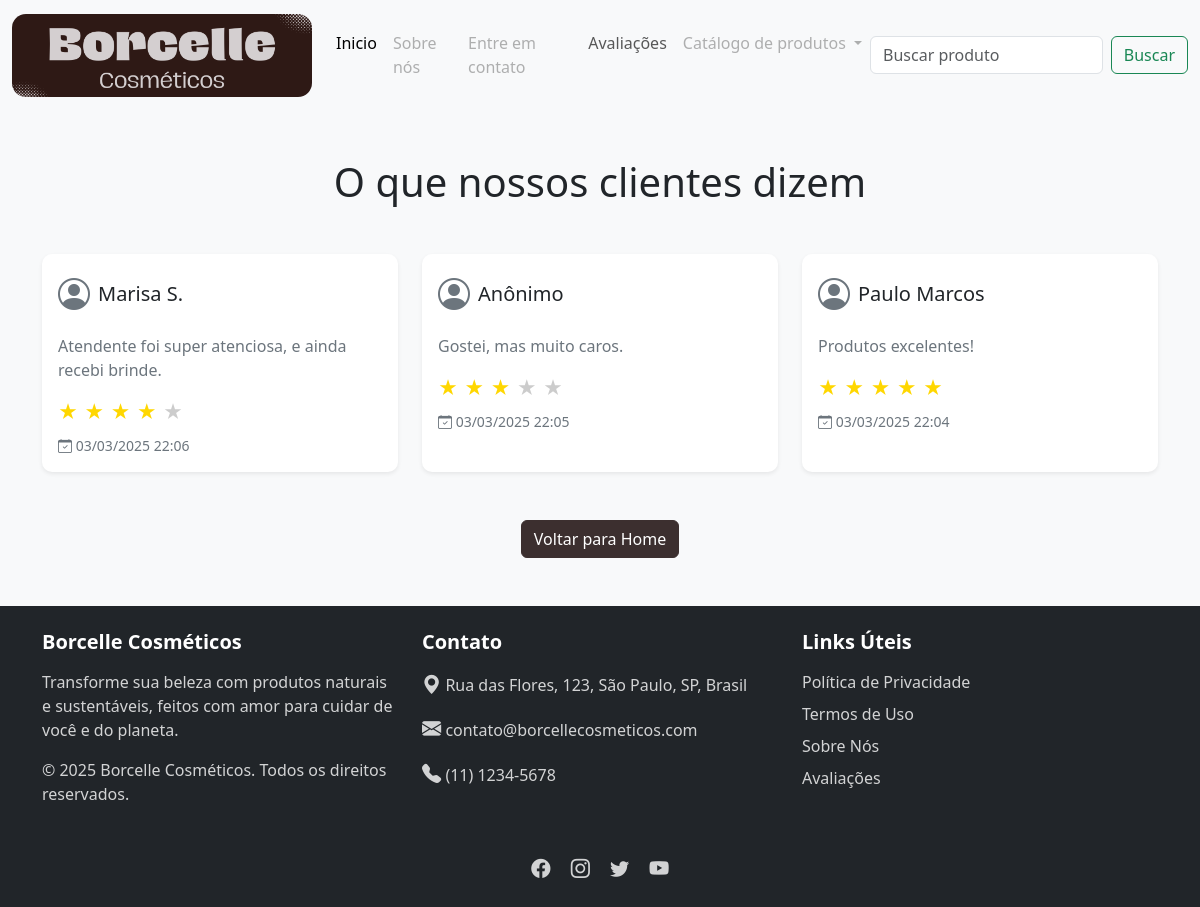
The app's page /reviews/ with its own data.
### app/models.py (models this page shows)
class Review(models.Model):
    id = models.AutoField(primary_key=True)
    name = models.TextField(max_length=100, null=True, blank=True)
    reviewText = models.TextField(max_length=500)
    stars = models.IntegerField()
    date = models.DateTimeField(auto_now_add=True)

### app/views.py (the view)
# urls.py: path('reviews/', views.reviews, name='reviews'),
def reviews(request):
    reviews = Review.objects.all().order_by('-date')
    return render(request, 'pages/reviews.html', {'reviews': reviews})

### app/templates/pages/reviews.html (shortened to what this page needs)
{% load static %}
<!DOCTYPE html>
<html lang="pt-BR">
<head>
    <link href="https://cdn.jsdelivr.net/npm/bootstrap@5.3.0/dist/css/bootstrap.min.css" rel="stylesheet">
    <link rel="stylesheet" href="https://cdn.jsdelivr.net/npm/bootstrap-icons@1.10.5/font/bootstrap-icons.css">
</head>
<body class="bg-light">
    <nav class="navbar navbar-expand-lg bg-body-tertiary">
        <div class="container-fluid">
            <a class="navbar-brand" href="{% url 'home' %}">
                <img src="{% static 'images/borcelle-logo.png' %}" alt="logo-borcelle" width="300"
                    style="border-radius: 14px;" class="d-inline-block align-text-top">
            </a>
            <div class="collapse navbar-collapse" id="navbarSupportedContent">
                <ul class="navbar-nav me-auto mb-2 mb-lg-0">
                    <li class="nav-item">
                        <a class="nav-link active" aria-current="page" href="{% url 'home' %}">Inicio</a>
                    </li>
                    <li class="nav-item">
                        <a class="nav-link disabled" href="#">Sobre nós</a>
                    </li>
                    <li class="nav-item">
                        <a class="nav-link disabled" href="#">Entre em contato</a>
                    </li>
                    <li class="nav-item">
                        <a class="nav-link" href="{% url 'reviews'%}">Avaliações</a>
                    </li>
                    <li class="nav-item dropdown">
                        <a class="nav-link disabled dropdown-toggle" href="#" role="button" data-bs-toggle="dropdown"
                            aria-expanded="false">
                            Catálogo de produtos
                        </a>
                    </li>
                </ul>
                <form class="d-flex" role="search">
                    <input class="form-control me-2" type="search" placeholder="Buscar produto" aria-label="Search">
                    <button class="btn btn-outline-success" type="submit">Buscar</button>
                </form>
            </div>
        </div>
    </nav>
    <section class="py-5">
        <div class="container">
            <h1 class="text-center mb-5 text-dark">O que nossos clientes dizem</h1>
            <div class="row row-cols-1 row-cols-md-2 row-cols-lg-3 g-4">
                {% for review in reviews %}
                <div class="col">
                    <div class="card h-100 shadow-sm border-0 review-card">
                        <div class="card-body">
                            <div class="d-flex align-items-center mb-3">
                                <i class="bi bi-person-circle text-muted me-2" style="font-size: 2rem;"></i>
                                <h5 class="card-title mb-0">{{ review.name|default:"Anônimo" }}</h5>
                            </div>
                            <p class="card-text text-muted">{{ review.reviewText }}</p>
                            <div class="star-rating mb-2">
                                {% with '' as dummy %}
                                {% for i in "xxxxx"|make_list %}
                                {% if forloop.counter <= review.stars %} <span class="star filled">★</span>
                                    {% else %}
                                    <span class="star">★</span>
                                    {% endif %}
                                    {% endfor %}
                                    {% endwith %}
                            </div>
                            <p class="card-text text-muted small">
                                <i class="bi bi-calendar-check"></i> {{ review.date|date:"d/m/Y H:i" }}
                            </p>
                        </div>
                    </div>
                </div>
                {% empty %}
                <div class="col-12 text-center">
                    <p class="text-muted">Nenhuma avaliação encontrada.</p>
                </div>
                {% endfor %}
            </div>
            <div class="text-center mt-5">
                <a href="{% url 'home' %}" class="btn btn-primary">Voltar para Home</a>
            </div>
        </div>
    </section>
    <footer class="bg-dark text-white py-4">
        <div class="container">
            <div class="row">
                <div class="col-md-4 mb-3">
                    <h5>Borcelle Cosméticos</h5>
                    <p>Transforme sua beleza com produtos naturais e sustentáveis, feitos com amor para cuidar de você e
                        do planeta.</p>
                    <p>© 2025 Borcelle Cosméticos. Todos os direitos reservados.</p>
                </div>
                <div class="col-md-4 mb-3">
                    <h5>Contato</h5>
                    <p><i class="bi bi-geo-alt-fill"></i> Rua das Flores, 123, São Paulo, SP, Brasil</p>
                    <p><i class="bi bi-envelope-fill"></i> contato@borcellecosmeticos.com</p>
                    <p><i class="bi bi-telephone-fill"></i> (11) 1234-5678</p>
                </div>
                <div class="col-md-4 mb-3">
                    <h5>Links Úteis</h5>
                    <ul class="list-unstyled">
                        <li><a href="#" class="text-white text-decoration-none">Política de Privacidade</a></li>
                        <li><a href="#" class="text-white text-decoration-none">Termos de Uso</a></li>
                        <li><a href="#" class="text-white text-decoration-none">Sobre Nós</a></li>
                        <li><a href="{% url 'reviews' %}" class="text-white text-decoration-none">Avaliações</a></li>
                    </ul>
                </div>
            </div>
            <div class="row mt-3">
                <div class="col text-center">
                    <a href="#" class="text-white me-3"><i class="bi bi-facebook"></i></a>
                    <a href="#" class="text-white me-3"><i class="bi bi-instagram"></i></a>
                    <a href="#" class="text-white me-3"><i class="bi bi-twitter"></i></a>
                    <a href="#" class="text-white"><i class="bi bi-youtube"></i></a>
                </div>
            </div>
        </div>
    </footer>
</body>
</html>

### app/templates/pages/reviews.html (style rules this page uses)
.review-card { background-color: #fff; border-radius: 10px; transition: transform 0.3s, box-shadow 0.3s; }
.star { color: #ffd700; font-size: 1.2rem; margin-right: 2px; }
.star.filled { color: #ffd700; }
.star:not(.filled) { color: #ccc; }
.text-muted { color: #6c757d !important; }
.bg-light { background-color: #f8f9fa; }
.btn-primary { background-color: #3c2f2f; border-color: #3c2f2f; }
footer { color: #fff; background-color: #3c2f2f; }
footer h5 { font-weight: bold; margin-bottom: 1rem; color: #fff; }
footer p, footer a { color: #fff; opacity: 0.8; }
footer .bi { font-size: 1.2rem; }
footer .list-unstyled li { margin-bottom: 0.5rem; }

### records on screen
Review: name "Marisa S.", reviewText "Atendente foi super atenciosa, e ainda recebi brinde.", stars 4 (drawn), date "03/03/2025 22:06"
Review: name "Anônimo", reviewText "Gostei, mas muito caros.", stars 3 (drawn), date "03/03/2025 22:05"
Review: name "Paulo Marcos", reviewText "Produtos excelentes!", stars 5 (drawn), date "03/03/2025 22:04"
